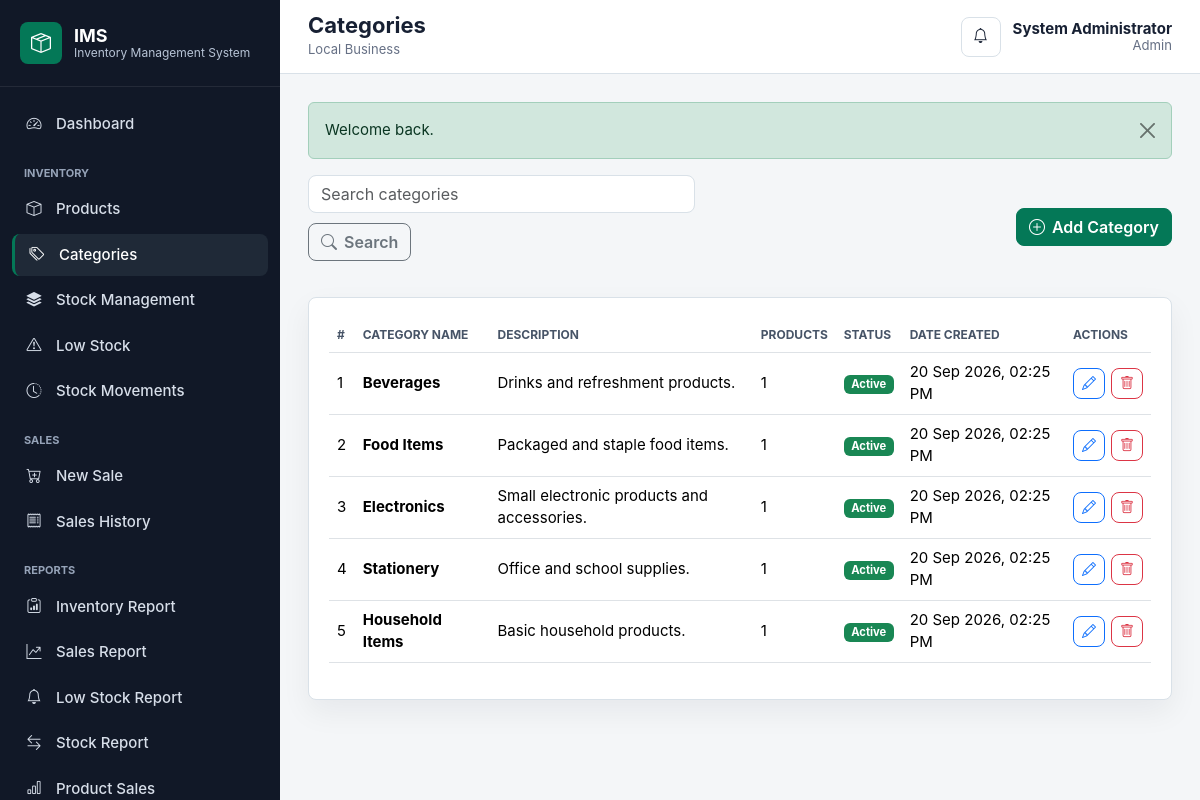
Screenshot of /?route=categories (signed in) with the database file from the repository.
### tables this page shows
CREATE TABLE IF NOT EXISTS categories (
    id INT UNSIGNED AUTO_INCREMENT PRIMARY KEY,
    category_name VARCHAR(120) NOT NULL,
    description TEXT NULL,
    status ENUM('active', 'inactive') NOT NULL DEFAULT 'active',
    created_at TIMESTAMP NOT NULL DEFAULT CURRENT_TIMESTAMP,
    updated_at TIMESTAMP NOT NULL DEFAULT CURRENT_TIMESTAMP ON UPDATE CURRENT_TIMESTAMP,
    UNIQUE KEY uq_categories_name (category_name),
    INDEX idx_categories_status (status)
);

### app/Core/Controller.php (called while the page is built, shortened)
<?php
class Controller
{
    protected function view(string $view, array $data = [], string $layout = 'main'): void
    {
        extract($data, EXTR_SKIP);
        $viewFile = VIEW_PATH . '/' . $view . '.php';
        require $viewFile;
    }
}

### app/Controllers/CategoryController.php (called while the page is built, shortened)
<?php
class CategoryController extends Controller
{
    private Category $categories;
    public function __construct()
    {
        $this->categories = new Category();
    }
    public function index(): void
    {
        $search = trim((string) input('search', ''));
        $page = max(1, (int) input('page', 1));
        $result = $this->categories->paginate($search, $page);
        $this->view('categories/index', [
            'title' => 'Categories',
            'categories' => $result['rows'],
            'page' => $page,
            'pages' => $result['pages'],
            'search' => $search,
        ]);
    }
}

### app/Core/Router.php (called while the page is built, shortened)
<?php
class Router
{
    private array $routes = [
        'GET' => [],
        'POST' => [],
    ];
    public function get(string $path, string $action): void
    {
        $this->routes['GET'][$this->normalize($path)] = $action;
    }
    public function post(string $path, string $action): void
    {
        $this->routes['POST'][$this->normalize($path)] = $action;
    }
    public function dispatch(): void
    {
        $method = $_SERVER['REQUEST_METHOD'] ?? 'GET';
        $path = $this->currentPath();
        $action = $this->routes[$method][$path] ?? null;
        [$controllerName, $methodName] = explode('@', $action);
        try {
            $controller = new $class();
            $controller->{$methodName}();
        } catch (\Throwable $exception) {
            app_log_exception($exception);
            if (config('app.debug', false)) {
                http_response_code(500);
                echo '<pre>' . htmlspecialchars((string) $exception, ENT_QUOTES, 'UTF-8') . '</pre>';
                return;
            }
            http_response_code(500);
            $message = 'The application encountered an unexpected error.';
            if ($exception instanceof \PDOException && str_contains($exception->getMessage(), 'doesn\'t exist')) {
                $message = 'Database setup is incomplete. Import database/repair_login_500.sql into the configured database.';
            } elseif (is_admin()) {
                $message = 'Database/application error: ' . $exception->getMessage();
            }
            $this->renderError('500', 'Server Error', $message);
        }
    }
    private function currentPath(): string
    {
        if (isset($_GET['route'])) {
            return $this->normalize((string) $_GET['route']);
        }
        $uriPath = parse_url($_SERVER['REQUEST_URI'] ?? '/', PHP_URL_PATH) ?: '/';
        return $this->normalize($uriPath);
    }
    private function normalize(string $path): string
    {
        $path = trim($path, '/');
        return $path === 'index.php' ? '' : $path;
    }
}

### public/index.php (called while the page is built, shortened)
<?php
require dirname(__DIR__) . '/app/bootstrap.php';
$router = new Router();
$router->get('', 'AuthController@loginForm');
$router->get('login', 'AuthController@loginForm');
$router->post('login', 'AuthController@login');
$router->get('logout', 'AuthController@logout');
$router->get('dashboard', 'DashboardController@index');
$router->get('categories', 'CategoryController@index');
$router->get('categories/create', 'CategoryController@create');
$router->post('categories/store', 'CategoryController@store');
$router->get('categories/edit', 'CategoryController@edit');
$router->post('categories/update', 'CategoryController@update');
$router->post('categories/delete', 'CategoryController@delete');
$router->get('products', 'ProductController@index');
$router->get('products/create', 'ProductController@create');
$router->post('products/store', 'ProductController@store');
$router->get('products/view', 'ProductController@view');
$router->get('products/edit', 'ProductController@edit');
$router->post('products/update', 'ProductController@update');
$router->post('products/delete', 'ProductController@delete');
$router->get('inventory', 'InventoryController@index');
$router->post('inventory/stock-in', 'InventoryController@stockIn');
$router->post('inventory/adjust', 'InventoryController@adjust');
$router->get('inventory/movements', 'InventoryController@movements');
$router->get('inventory/low-stock', 'InventoryController@lowStock');
$router->get('sales', 'SaleController@index');
$router->get('sales/create', 'SaleController@create');
$router->post('sales/store', 'SaleController@store');
$router->get('sales/view', 'SaleController@view');
$router->get('api/products/search', 'SaleController@searchProducts');
$router->get('reports', 'ReportController@index');
$router->get('reports/inventory', 'ReportController@inventory');
$router->get('reports/sales', 'ReportController@sales');
$router->get('reports/low-stock', 'ReportController@lowStock');
$router->get('reports/stock-movements', 'ReportController@stockMovements');
$router->get('reports/product-sales', 'ReportController@productSales');
$router->get('users', 'UserController@index');
$router->get('users/create', 'UserController@create');
$router->post('users/store', 'UserController@store');
$router->get('users/edit', 'UserController@edit');
$router->post('users/update', 'UserController@update');
$router->post('users/delete', 'UserController@delete');
$router->get('profile', 'ProfileController@index');
$router->post('profile/update', 'ProfileController@update');
$router->post('profile/password', 'ProfileController@password');
$router->get('settings', 'SettingsController@index');
$router->post('settings/update', 'SettingsController@update');
$router->dispatch();

### app/Models/Model.php (called while the page is built, shortened)
<?php
abstract class Model
{
    public function __construct()
    {
        $this->db = Database::connection();
    }
}

### app/bootstrap.php (called while the page is built, shortened)
<?php
spl_autoload_register(function (string $class): void {
    $prefix = 'App\\';
    $relative = substr($class, strlen($prefix));
    $file = APP_PATH . DIRECTORY_SEPARATOR . str_replace('\\', DIRECTORY_SEPARATOR, $relative) . '.php';
});
require APP_PATH . '/helpers/functions.php';

### app/Core/Database.php (called while the page is built, shortened)
<?php
class Database
{
    private static ?PDO $connection = null;
    public static function connection(): PDO
    {
        if (self::$connection instanceof PDO) {
            return self::$connection;
        }
        $db = config('database');
        $dsn = sprintf(
            'mysql:host=%s;port=%s;dbname=%s;charset=%s',
            $db['host'],
            $db['port'],
            $db['name'],
            $db['charset']
        );
        try {
            self::$connection = new PDO($dsn, $db['user'], $db['password'], [
                PDO::ATTR_ERRMODE => PDO::ERRMODE_EXCEPTION,
                PDO::ATTR_DEFAULT_FETCH_MODE => PDO::FETCH_ASSOC,
                PDO::ATTR_EMULATE_PREPARES => false,
            ]);
        } catch (PDOException $exception) {
            if (config('app.debug', false)) {
                throw $exception;
            }
            app_log_exception($exception);
            http_response_code(500);
            exit('Database connection error.');
        }
        return self::$connection;
    }
}

### app/Models/Category.php (called while the page is built, shortened)
<?php
class Category extends Model
{
    public function paginate(string $search, int $page, int $perPage = 10): array
    {
        $offset = ($page - 1) * $perPage;
        $params = [];
        $where = '';
        $count = $this->db->prepare("SELECT COUNT(*) FROM categories c {$where}");
        $count->execute($params);
        $total = (int) $count->fetchColumn();
        $stmt = $this->db->prepare(
            "SELECT c.*, COUNT(p.id) AS product_count
             FROM categories c
             LEFT JOIN products p ON p.category_id = c.id
             {$where}
             GROUP BY c.id, c.category_name, c.description, c.status, c.created_at, c.updated_at
             ORDER BY c.created_at DESC
             LIMIT :limit OFFSET :offset"
        );
        $stmt->bindValue('limit', $perPage, \PDO::PARAM_INT);
        $stmt->bindValue('offset', $offset, \PDO::PARAM_INT);
        $stmt->execute();
        return [
            'rows' => $stmt->fetchAll(),
            'total' => $total,
            'pages' => (int) ceil($total / $perPage),
        ];
    }
}

### views/categories/index.php (the view, shortened to what this page needs)
<section class="page-actions">
    <form class="filter-bar" method="get" action="<?= e(url('categories')) ?>">
        <input class="form-control" name="search" value="<?= e($search) ?>" placeholder="Search categories">
        <button class="btn btn-outline-secondary" type="submit"><i class="bi bi-search"></i> Search</button>
    </form>
    <a class="btn btn-primary" href="<?= e(url('categories/create')) ?>"><i class="bi bi-plus-circle"></i> Add Category</a>
</section>
<section class="panel">
    <div class="table-responsive">
        <table class="table table-hover align-middle">
            <thead>
                <tr>
                    <th>#</th>
                    <th>Category Name</th>
                    <th>Description</th>
                    <th>Products</th>
                    <th>Status</th>
                    <th>Date Created</th>
                    <th>Actions</th>
                </tr>
            </thead>
            <tbody>
                <?php foreach ($categories as $index => $category): ?>
                    <tr>
                        <td><?= (($page - 1) * 10) + $index + 1 ?></td>
                        <td><strong><?= e($category['category_name']) ?></strong></td>
                        <td><?= e($category['description']) ?></td>
                        <td><?= number_format((int) $category['product_count']) ?></td>
                        <td><?= badge_status($category['status']) ?></td>
                        <td><?= e(format_date($category['created_at'])) ?></td>
                        <td>
                            <div class="action-buttons">
                                <a class="btn btn-sm btn-outline-primary" href="<?= e(url('categories/edit', ['id' => $category['id']])) ?>" title="Edit category"><i class="bi bi-pencil"></i></a>
                                <form method="post" action="<?= e(url('categories/delete')) ?>" onsubmit="return confirm('Delete this category when safe, or deactivate it when products exist?')">
                                    <button class="btn btn-sm btn-outline-danger" type="submit" title="Delete or deactivate"><i class="bi bi-trash"></i></button>
                                </form>
                            </div>
                        </td>
                    </tr>
                <?php endforeach; ?>
            </tbody>
        </table>
    </div>
</section>

### app/helpers/functions.php (shortened to what this page needs)
<?php
function config(?string $key = null, mixed $default = null): mixed
{
    $config = $GLOBALS['config'] ?? [];
    foreach (explode('.', $key) as $segment) {
        $config = $config[$segment];
    }
    return $config;
}
function e(?string $value): string
{
    return htmlspecialchars((string) $value, ENT_QUOTES, 'UTF-8');
}
function app_base_url(): string
{
    $configured = trim((string) config('app.base_url', ''));
    $https = (!empty($_SERVER['HTTPS']) && $_SERVER['HTTPS'] !== 'off') || (($_SERVER['SERVER_PORT'] ?? null) === '443');
    $scheme = $https ? 'https' : 'http';
    $host = $_SERVER['HTTP_HOST'] ?? 'localhost';
    $scriptDir = str_replace('\\', '/', dirname($_SERVER['SCRIPT_NAME'] ?? ''));
    if ($scriptDir === '/' || $scriptDir === '.') {
        $scriptDir = '';
    }
    return rtrim($scheme . '://' . $host . $scriptDir, '/');
}
function url(string $path = '', array $params = []): string
{
    $path = trim($path, '/');
    $base = app_base_url();
    if ($path !== '') {
        $params = ['route' => $path] + $params;
    }
    $query = $params === [] ? '' : '?' . http_build_query($params);
    return $base . '/' . $query;
}
function input(string $key, mixed $default = null): mixed
{
    return $_POST[$key] ?? $_GET[$key] ?? $default;
}
function format_date(?string $value, string $format = 'd M Y, h:i A'): string
{
    return date($format, strtotime($value));
}
function badge_status(string $status): string
{
    $class = $status === 'active' ? 'text-bg-success' : 'text-bg-secondary';
    return '<span class="badge ' . $class . '">' . e(ucfirst($status)) . '</span>';
}

### public/assets/css/app.css (style rules this page uses)
:root { --primary: #047857; --primary-dark: #065f46; --sidebar: #111827; --sidebar-soft: #1f2937; --body-bg: #f4f6f8; --surface: #ffffff; --border: #d9e1e8; --text: #172033; --muted: #667085; --warning: #f59e0b; --danger: #dc2626; --info: #0284c7; --radius: 8px; }
* { box-sizing: border-box; }
body { margin: 0; background: var(--body-bg); color: var(--text); font-family: Inter, "Segoe UI", Arial, sans-serif; font-size: 15px; }
a { text-decoration: none; }
.auth-card, .panel, .metric-card, .empty-state { background: var(--surface); border: 1px solid var(--border); border-radius: var(--radius); box-shadow: 0 12px 30px rgba(16, 24, 40, 0.06); }
.page-actions, .filter-bar { display: flex; gap: 10px; align-items: center; justify-content: space-between; margin-bottom: 18px; flex-wrap: wrap; }
.panel { padding: 20px; margin-bottom: 20px; }
.btn { border-radius: var(--radius); display: inline-flex; align-items: center; justify-content: center; gap: 7px; font-weight: 600; }
.btn-primary { --bs-btn-bg: var(--primary); --bs-btn-border-color: var(--primary); --bs-btn-hover-bg: var(--primary-dark); --bs-btn-hover-border-color: var(--primary-dark); }
.form-control, .form-select { border-radius: var(--radius); border-color: var(--border); }
.table { margin: 0; }
.table th { color: #475467; font-size: 12px; text-transform: uppercase; letter-spacing: 0; white-space: nowrap; }
.table td { vertical-align: middle; }
.action-buttons { display: inline-flex; gap: 6px; }

### rows the page displays
categories: index "1", category_name "Beverages", description "Drinks and refreshment products.", product_count "1", status "Active", created_at "20 Sep 2026, 02:25 PM"
categories: index "2", category_name "Food Items", description "Packaged and staple food items.", product_count "1", status "Active", created_at "20 Sep 2026, 02:25 PM"
categories: index "3", category_name "Electronics", description "Small electronic products and accessories.", product_count "1", status "Active", created_at "20 Sep 2026, 02:25 PM"
categories: index "4", category_name "Stationery", description "Office and school supplies.", product_count "1", status "Active", created_at "20 Sep 2026, 02:25 PM"
categories: index "5", category_name "Household Items", description "Basic household products.", product_count "1", status "Active", created_at "20 Sep 2026, 02:25 PM"

### other values shown
$title "Categories"
setting('business_name', 'Local Business') "Local Business"
$user['full_name'] "System Administrator"
$user['role'] "Admin"
$flash['message'] "Welcome back."
